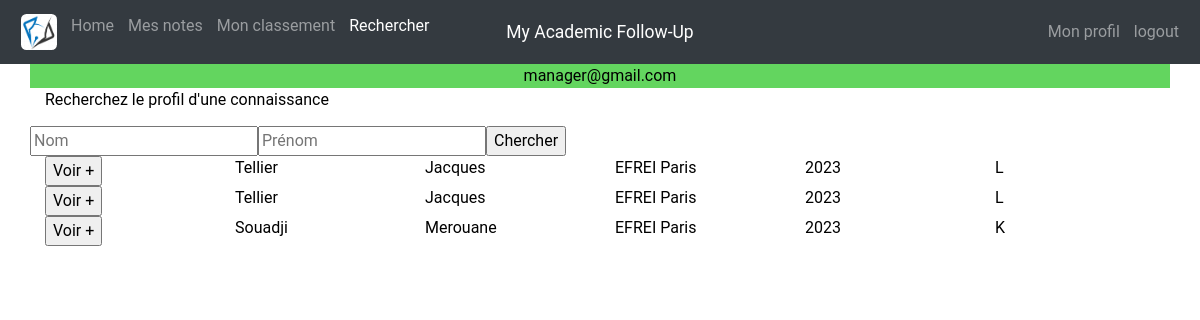
The app's page /Vue/Research.php (signed in) with its own data.
### tables this page shows
CREATE TABLE IF NOT EXISTS `student` (
  `id` int(11) NOT NULL AUTO_INCREMENT,
  `name` varchar(100) NOT NULL,
  `firstname` varchar(100) NOT NULL,
  `school` varchar(100) NOT NULL,
  `promotion` char(4) NOT NULL,
  `td_group` char(10) NOT NULL,
  `email` varchar(100) NOT NULL,
  `confidentiality` varchar(8) NOT NULL,
  PRIMARY KEY (`id`),
  KEY `student_school` (`school`),
  KEY `student_promotion` (`promotion`),
  KEY `student_email` (`email`)
);

### Vue/Research.php (the view, shortened to what this page needs)
<?php
  include("../BDD/Connexion.php");
?>
  <div class="container">
    <div class="row">
      <div class="col-lg-12" align="center" id="head-column" style="background-color: <?= $_SESSION['manager'] ? '#3978c4' : '#63d55f' ?>">
        <?php
          if (isset($_SESSION["email"])):
            echo $_SESSION["email"];
          endif;
        ?>
      </div>
    </div>
  </div>
  <div class="container">
    <p> Recherchez le profil d'une connaissance</p>
    <form class="row" action="CheckOtherProfil.php" method="post">
      <input type="text" name="SearchProfilName" placeholder="Nom">
      <input type="text" name="SearchProfilFirstName" placeholder="Prénom">
      <input type="submit" name="SearchProfilSubmit" value="Chercher">
    </form>
    <?php
      $email = $_SESSION["email"];
      $sql = "SELECT id, name, firstname, school, promotion, td_group FROM student WHERE confidentiality = 'Publique' AND email != '$email'";
      $result = $con->query($sql);
      while ($row = $result->fetch_assoc()) {
      ?>
      <form class="row" action="CheckOtherProfil.php" method="post">
        <div class="col-lg-2 ml-lg-auto mr-lg-auto">
          <input type="submit" name="checkProfilSubmit" id="checkProfil" value="Voir +">
        </div>
        <div class="col-lg-2 ml-lg-auto mr-lg-auto"><?= $row["name"]; ?></div>
        <div class="col-lg-2 ml-lg-auto mr-lg-auto"><?= $row["firstname"]; ?></div>
        <div class="col-lg-2 ml-lg-auto mr-lg-auto"><?= $row["school"]; ?></div>
        <div class="col-lg-2 ml-lg-auto mr-lg-auto"><?= $row["promotion"]; ?></div>
        <div class="col-lg-2 ml-lg-auto mr-lg-auto"><?= $row["td_group"]; ?></div>
      </form>
    <?php } ?>
  </div>

### Vue/CSS/Main.css (style rules this page uses)
html, body { position: relative; font-size: 14px; margin: 0 !important; padding: 0; color: var(--noir); height: 100%; }

### Vue/CSS/Average.css (style rules this page uses)
body { font-family: Roboto; font-size: 16px; line-height: 1.5; }

### Vue/CSS/Colors.css (style rules this page uses)
:root { --noir: #000; --blanc: #fff; --jaune: #E8C542; --jaune2: #F1BC71; --beige: #FBFBF3; --beige_fonce: #F2EDDB; --vert: #09371F; --violet: #90769D; --cyan: #51A9AB; --vert2: #57AC8A; --rose: #CFA0B6; --bleu_ciel: #73BBBC; --cam_color: #C4C395; --bleu_logo: #2E4143; --cam_color2:#BC6D3E; --orange_logo:#B17047; --orange_logo_o: rgba(177, 112, 71,0.8); --bleu_logo_o: rgba(46, 65, 67,0.9); --cam_color2_o: rgba(188, 109, 62, 0.70); --cam_color_o: rgba(196, 195, 149,0.8); --violet_o:rgba(144, 118, 157,0.65); --bleu_ciel_o:rgba(115, 187, 188, 0.65); --cyan_o:rgba(81, 169, 171,0.55); --cyan_o2:rgba(81, 169, 171,0.80); --jaune_o: rgba(232,197,66,0.7); --beige_fonce_o: rgba(242,237,219,0.82); --vert_o: rgba(9,55,31,0.70); --vert_o2: rgba(9,55,31,0.65); --vert_clair:rgba(154, 188, 157,0.92); --vert_clair_o:rgba(154, 188, 157,0.2); --rouge: rgb(225, 51, 45); --rouge_clair:rgb(234, 116, 112); }

### records on screen
student: name "Tellier", firstname "Jacques", school "EFREI Paris", promotion "2023", td_group "L"
student: name "Tellier", firstname "Jacques", school "EFREI Paris", promotion "2023", td_group "L"
student: name "Souadji", firstname "Merouane", school "EFREI Paris", promotion "2023", td_group "K"

### other values on screen
$_SESSION["email"] "manager@gmail.com"
